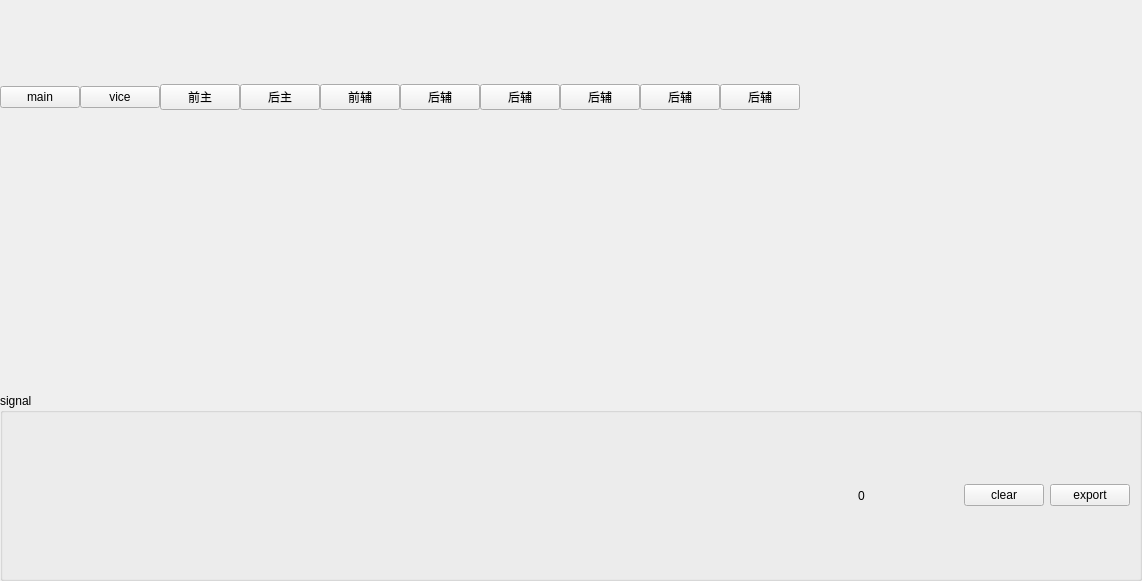
<?xml version="1.0" encoding="UTF-8"?>
<ui version="4.0">
 <class>IpcEjectWidget</class>
 <widget class="QWidget" name="IpcEjectWidget">
  <property name="geometry">
   <rect>
    <x>0</x>
    <y>0</y>
    <width>1142</width>
    <height>581</height>
   </rect>
  </property>
  <property name="windowTitle">
   <string notr="true">Form</string>
  </property>
  <layout class="QVBoxLayout" name="verticalLayout">
   <property name="spacing">
    <number>0</number>
   </property>
   <property name="leftMargin">
    <number>0</number>
   </property>
   <property name="topMargin">
    <number>0</number>
   </property>
   <property name="rightMargin">
    <number>0</number>
   </property>
   <property name="bottomMargin">
    <number>0</number>
   </property>
   <item>
    <layout class="QHBoxLayout" name="horizontalLayout_3">
     <item>
      <layout class="QHBoxLayout" name="horizontalLayout_2">
       <item>
        <widget class="QPushButton" name="mainBtn">
         <property name="text">
          <string notr="true">main</string>
         </property>
        </widget>
       </item>
       <item>
        <widget class="QPushButton" name="viceBtn">
         <property name="text">
          <string notr="true">vice</string>
         </property>
        </widget>
       </item>
       <item>
        <widget class="QPushButton" name="pushButton">
         <property name="text">
          <string notr="true">前主</string>
         </property>
        </widget>
       </item>
       <item>
        <widget class="QPushButton" name="pushButton_2">
         <property name="text">
          <string notr="true">后主</string>
         </property>
        </widget>
       </item>
       <item>
        <widget class="QPushButton" name="pushButton_3">
         <property name="text">
          <string notr="true">前辅</string>
         </property>
        </widget>
       </item>
       <item>
        <widget class="QPushButton" name="pushButton_4">
         <property name="text">
          <string notr="true">后辅</string>
         </property>
        </widget>
       </item>
       <item>
        <widget class="QPushButton" name="pushButton_6">
         <property name="text">
          <string notr="true">后辅</string>
         </property>
        </widget>
       </item>
       <item>
        <widget class="QPushButton" name="pushButton_7">
         <property name="text">
          <string notr="true">后辅</string>
         </property>
        </widget>
       </item>
       <item>
        <widget class="QPushButton" name="pushButton_8">
         <property name="text">
          <string notr="true">后辅</string>
         </property>
        </widget>
       </item>
       <item>
        <widget class="QPushButton" name="pushButton_9">
         <property name="text">
          <string notr="true">后辅</string>
         </property>
        </widget>
       </item>
      </layout>
     </item>
     <item>
      <spacer name="horizontalSpacer">
       <property name="orientation">
        <enum>Qt::Horizontal</enum>
       </property>
       <property name="sizeHint" stdset="0">
        <size>
         <width>40</width>
         <height>20</height>
        </size>
       </property>
      </spacer>
     </item>
     <item>
      <widget class="SetEditValueWidget" name="chuteWidget" native="true">
       <property name="minimumSize">
        <size>
         <width>200</width>
         <height>0</height>
        </size>
       </property>
      </widget>
     </item>
    </layout>
   </item>
   <item>
    <layout class="QHBoxLayout" name="horizontalLayout_4" stretch="5">
     <item>
      <widget class="MyWaveWidget" name="widget" native="true"/>
     </item>
    </layout>
   </item>
   <item>
    <layout class="QHBoxLayout" name="horizontalLayout_5">
     <property name="topMargin">
      <number>6</number>
     </property>
     <item>
      <widget class="QGroupBox" name="groupBox_4">
       <property name="minimumSize">
        <size>
         <width>300</width>
         <height>60</height>
        </size>
       </property>
       <property name="title">
        <string notr="true">signal</string>
       </property>
       <layout class="QHBoxLayout" name="horizontalLayout">
        <item>
         <widget class="SetEditValueWidget" name="startPix" native="true"/>
        </item>
        <item>
         <widget class="SetEditValueWidget" name="endPix" native="true"/>
        </item>
        <item>
         <spacer name="horizontalSpacer_2">
          <property name="orientation">
           <enum>Qt::Horizontal</enum>
          </property>
          <property name="sizeHint" stdset="0">
           <size>
            <width>40</width>
            <height>0</height>
           </size>
          </property>
         </spacer>
        </item>
        <item>
         <widget class="QLabel" name="label">
          <property name="minimumSize">
           <size>
            <width>100</width>
            <height>0</height>
           </size>
          </property>
          <property name="text">
           <string>0</string>
          </property>
         </widget>
        </item>
        <item>
         <widget class="QPushButton" name="pushButton_10">
          <property name="text">
           <string>clear</string>
          </property>
         </widget>
        </item>
        <item>
         <widget class="QPushButton" name="pushButton_5">
          <property name="text">
           <string>export</string>
          </property>
         </widget>
        </item>
       </layout>
      </widget>
     </item>
    </layout>
   </item>
  </layout>
 </widget>
 <customwidgets>
  <customwidget>
   <class>SetEditValueWidget</class>
   <extends>QWidget</extends>
   <header location="global">mysortwidget/seteditvaluewidget.h</header>
   <container>1</container>
  </customwidget>
  <customwidget>
   <class>MyWaveWidget</class>
   <extends>QWidget</extends>
   <header location="global">mysortwidget/mywavewidget.h</header>
   <container>1</container>
  </customwidget>
 </customwidgets>
 <resources/>
 <connections/>
</ui>
